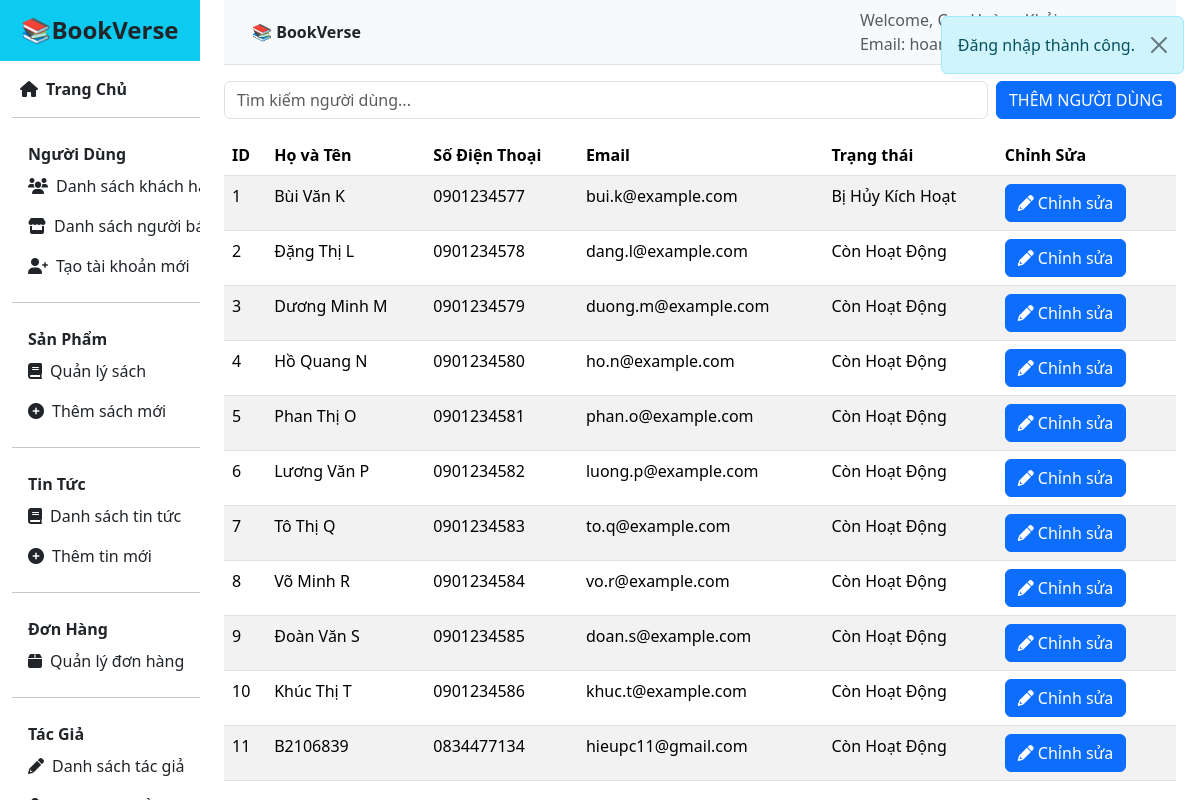
The page /admin/users_list (signed in) on the database its author committed.
### tables this page shows
CREATE TABLE `user` (
  `User_id` int(11) NOT NULL AUTO_INCREMENT,
  `Full_Name` varchar(100) DEFAULT NULL,
  `Phone_Number` varchar(10) DEFAULT NULL,
  `Pass_Word` varchar(255) DEFAULT NULL,
  `Email` varchar(100) DEFAULT NULL,
  `Role_id` int(11) DEFAULT 0,
  `Status` int(11) DEFAULT 1,
  PRIMARY KEY (`User_id`),
  UNIQUE KEY `Email` (`Email`),
  KEY `Role_id` (`Role_id`),
  KEY `user_ibfk_2` (`Status`),
  CONSTRAINT `user_ibfk_1` FOREIGN KEY (`Role_id`) REFERENCES `role` (`Role_id`),
  CONSTRAINT `user_ibfk_2` FOREIGN KEY (`Status`) REFERENCES `userstatus` (`id`)
);

CREATE TABLE `userstatus` (
  `id` int(11) NOT NULL AUTO_INCREMENT,
  `Status_Name` varchar(50) NOT NULL,
  PRIMARY KEY (`id`)
);

### src/controllers/admin.php (called while the page is built, shortened)
<?php
class Admin extends Controller
{
    private $UserModel;
    public function __construct()
    {
        $this->UserModel = $this->model("UserModel");
        $this->CheckModel = $this->model("CheckRole");
    }
    function users_list()
    {
        $this->view("main_layout", [
            "Title" => "Danh Sách Người Dùng",
            "Page" => "admin/auth/users_list",
            "Script" => [
                "auth/register",
                "users/users_list"
            ],
            "Users" => $this->UserModel->getUserRole(0),
        ]);
    }
}
?>

### src/core/App.php (called while the page is built, shortened)
<?php
class App
{
    protected $action = "default";
    function __construct()
    {
        $arr = $this->UrlProcess();
        if (!empty($arr) && file_exists("./src/controllers/" . $arr[0] . ".php")) {
            $this->controller = $arr[0];
            unset($arr[0]);
        } else {
            $this->setErrorController();
        }
        $this->controller = new $this->controller;
        if (isset($arr[1]) && method_exists($this->controller, $arr[1])) {
            $this->action = $arr[1];
            unset($arr[1]);
        } elseif (isset($arr[1])) {
            array_unshift($arr, $arr[1]);
            $this->action = "default";
            unset($arr[1]);
        }
        $this->params = array_values($arr) ?: [];
        try {
            call_user_func_array([$this->controller, $this->action], $this->params);
        } catch (ArgumentCountError $e) {
            $this->setErrorController();
            call_user_func_array([$this->controller, "default"], []);
        }
    }
    function UrlProcess()
    {
        if (isset($_GET["url"])) {
            $url = filter_var(trim($_GET["url"], "/"));
            $segments = explode("/", $url);
            $filteredSegments = [];
            foreach ($segments as $segment) {
                if (empty($filteredSegments) || end($filteredSegments) !== $segment) {
                    $filteredSegments[] = $segment;
                }
            }
            return $filteredSegments;
        }
        return [];
    }
}

### index.php (called while the page is built, shortened)
<?php
$myApp = new App();
?>

### src/core/DB.php (called while the page is built, shortened)
<?php
class DB
{
    protected $servername = host_name;
    protected $username = db_user;
    protected $password = db_password;
    protected $dbname = db_name;
    function __construct()
    {
        $this->conn = mysqli_connect($this->servername, $this->username, $this->password, $this->dbname);
    }
}
?>

### src/models/UserModel.php (called while the page is built, shortened)
<?php
class UserModel extends DB
{
    function getUserRole($role_id)
    {
        $sql = "SELECT
            u.User_id,
            u.Full_Name,
            u.Email,
            u.Phone_Number,
            us.Status_Name
        FROM `user` u
        JOIN `role` r ON u.Role_id = r.Role_id
        JOIN `userstatus` us ON us.id = u.Status
        WHERE u.Role_id = ?
    ";
        $stmt = $this->conn->prepare($sql);
        $stmt->bind_param("i", $role_id);
        $stmt->execute();
        $result = $stmt->get_result();
        $users = [];
        while ($row = $result->fetch_assoc()) {
            $users[] = $row;
        }
        return $users;
    }
}
?>

### src/views/pages/admin/auth/users_list.php (the view, shortened to what this page needs)
<div class="d-flex mb-3">
    <input type="text" id="searchInput" class="form-control me-2" placeholder="Tìm kiếm người dùng...">
    <button type="button" class="btn btn-primary" data-bs-toggle="modal" data-bs-target="#exampleModal"
        style="white-space: nowrap;">
        THÊM NGƯỜI DÙNG
    </button>
</div>
<table class="table table-striped">
    <thead>
        <tr>
            <th>ID</th>
            <th>Họ và Tên</th>
            <th>Số Điện Thoại</th>
            <th>Email</th>
            <th>Trạng thái</th>
            <th>Chỉnh Sửa</th>
        </tr>
    </thead>
    <tbody id="list-user">
        <?php $counter = 1;
        foreach ($data["Users"] as $users): ?>
            <tr>
                <td><?= $counter++; ?></td>
                <td class="searchable"><?= $users["Full_Name"] ?> </td>
                <td><?= $users["Phone_Number"] ?></td>
                <td><?= $users["Email"] ?></td>
                <td><?= $users["Status_Name"] ?></td>
                <td>
                    <a href="<?= APP_PATH ?>/admin/user_detail/<?= $users['User_id']; ?>" class="btn btn-primary me-2">
                        <i class="fa fa-pencil"></i> Chỉnh sửa
                    </a>
                </td>
            </tr>
        <?php endforeach; ?>
    </tbody>
</table>

### rows shown on the page
user: Full_Name "Bùi Văn K", Phone_Number "0901234577", Email "bui.k@example.com", Status.Status_Name "Bị Hủy Kích Hoạt"
user: Full_Name "Đặng Thị L", Phone_Number "0901234578", Email "dang.l@example.com", Status.Status_Name "Còn Hoạt Động"
user: Full_Name "Dương Minh M", Phone_Number "0901234579", Email "duong.m@example.com", Status.Status_Name "Còn Hoạt Động"
user: Full_Name "Hồ Quang N", Phone_Number "0901234580", Email "ho.n@example.com", Status.Status_Name "Còn Hoạt Động"
user: Full_Name "Phan Thị O", Phone_Number "0901234581", Email "phan.o@example.com", Status.Status_Name "Còn Hoạt Động"
user: Full_Name "Lương Văn P", Phone_Number "0901234582", Email "luong.p@example.com", Status.Status_Name "Còn Hoạt Động"
user: Full_Name "Tô Thị Q", Phone_Number "0901234583", Email "to.q@example.com", Status.Status_Name "Còn Hoạt Động"
user: Full_Name "Võ Minh R", Phone_Number "0901234584", Email "vo.r@example.com", Status.Status_Name "Còn Hoạt Động"
user: Full_Name "Đoàn Văn S", Phone_Number "0901234585", Email "doan.s@example.com", Status.Status_Name "Còn Hoạt Động"
user: Full_Name "Khúc Thị T", Phone_Number "0901234586", Email "khuc.t@example.com", Status.Status_Name "Còn Hoạt Động"
user: Full_Name "B2106839", Phone_Number "0834477134", Email "hieupc11@gmail.com", Status.Status_Name "Còn Hoạt Động"

### other values the page prints
ltrim(APP_PATH, '/') "BookVerse"
$group['label_parent'] "Người Dùng"
$item['label'] "Danh sách khách…"
$item['label'] "Danh sách người…"
$item['label'] "Tạo tài khoản mới"
$group['label_parent'] "Sản Phẩm"
$item['label'] "Quản lý sách"
$item['label'] "Thêm sách mới"
$group['label_parent'] "Tin Tức"
$item['label'] "Danh sách tin tức"
$item['label'] "Thêm tin mới"
$group['label_parent'] "Đơn Hàng"
$item['label'] "Quản lý đơn hàng"
$group['label_parent'] "Tác Giả"
$item['label'] "Danh sách tác giả"
